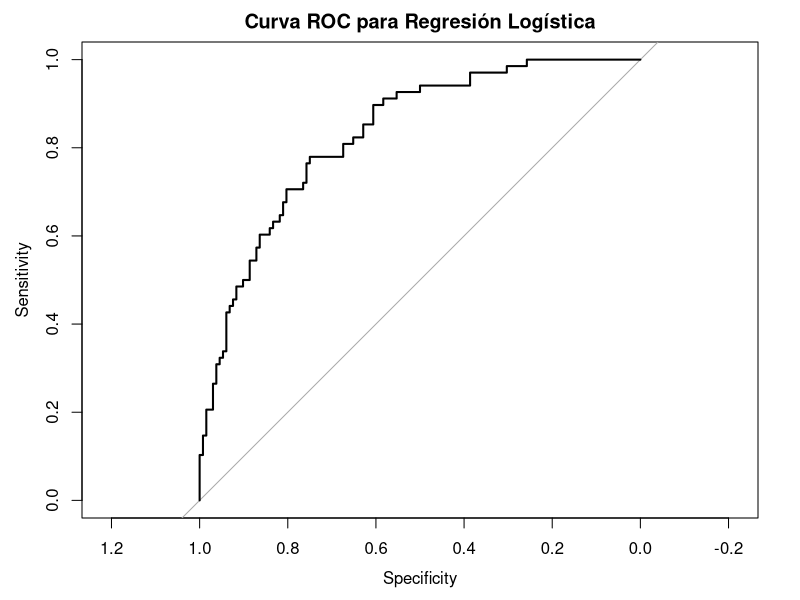
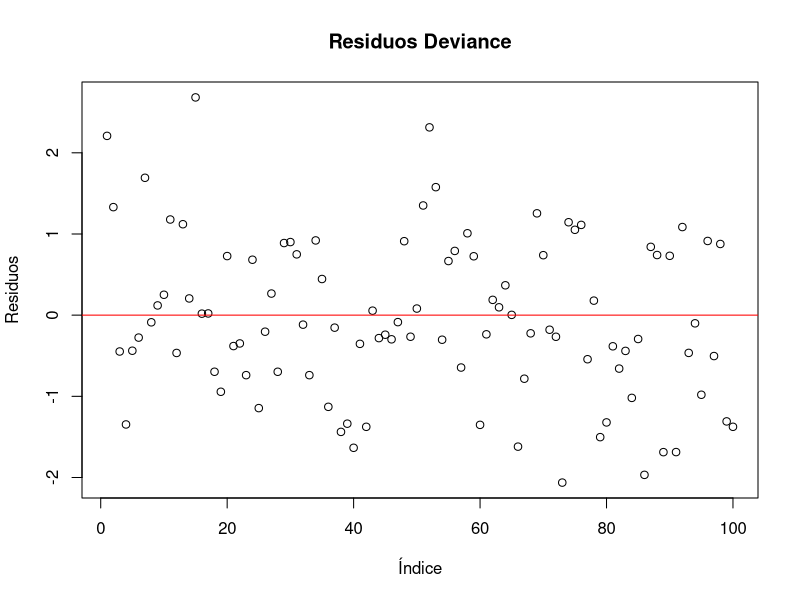
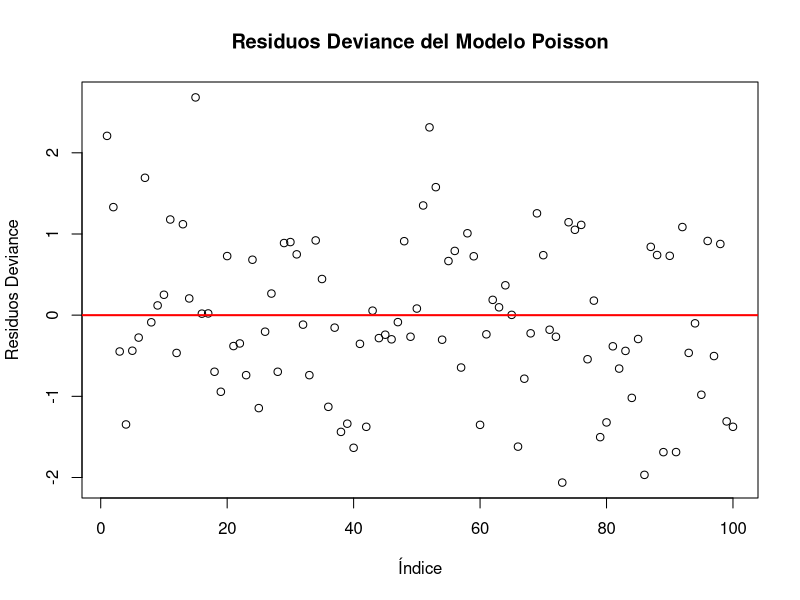
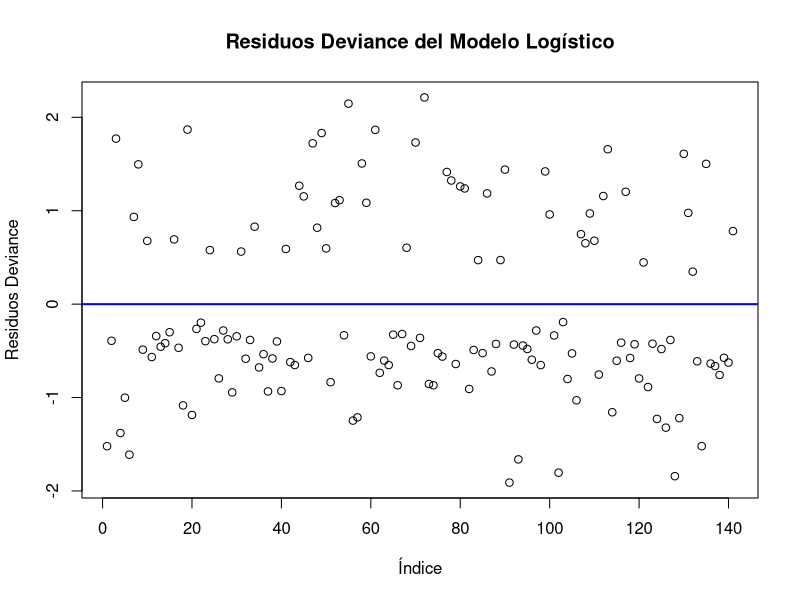
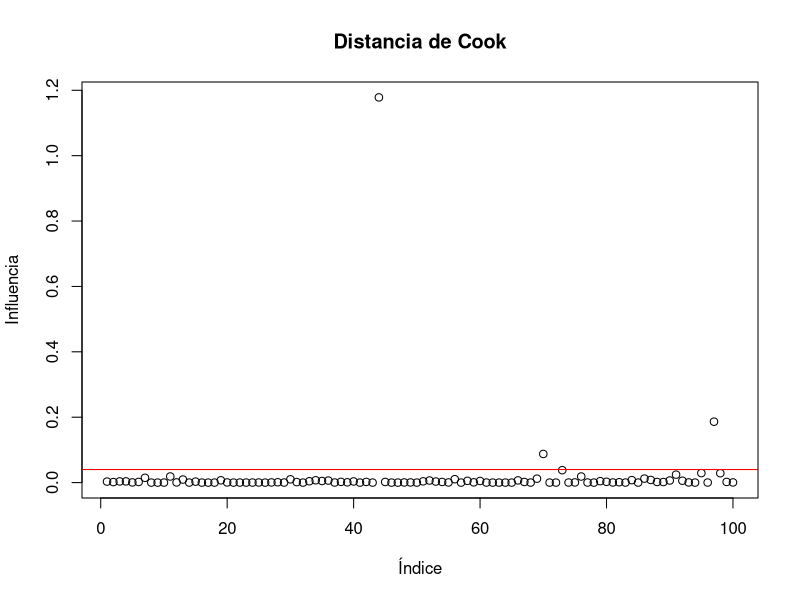

These figures' R source, in order:
## ---- chunk 1
# Cargar librería y datos
library(MASS)
data(Pima.tr)  # Datos sobre diabetes en mujeres de origen pima

# Ajustar un modelo de regresión logística
modelo_logistico <- glm(type ~ npreg + glu + bmi, data = Pima.tr, family = binomial)

# Resumen del modelo
summary(modelo_logistico)

# Predicciones de la probabilidad de tener diabetes
predicciones <- predict(modelo_logistico, type = "response")

# Ver primeras predicciones
head(predicciones)
## ---- chunk 2
# Cargar la librería y el conjunto de datos
library(MASS)
data(Pima.tr)

# Ajustar el modelo de regresión logística
modelo_logistico <- glm(type ~ npreg + glu + bmi, data = Pima.tr, family = binomial)

# Resumen del modelo
summary(modelo_logistico)

# Predicciones de probabilidad
predicciones_prob <- predict(modelo_logistico, type = "response")

# Clasificación con un umbral de 0.5
predicciones_clase <- ifelse(predicciones_prob > 0.5, "Yes", "No")

# Crear matriz de confusión
tabla_confusion <- table(Predicted = predicciones_clase, Actual = Pima.tr$type)
print(tabla_confusion)

# Calcular precisión
accuracy <- sum(diag(tabla_confusion)) / sum(tabla_confusion)
print(paste("Precisión:", round(accuracy, 3)))

# Cargar librería para curvas ROC
library(pROC)

# Curva ROC
roc_obj <- roc(Pima.tr$type, predicciones_prob)
plot(roc_obj, main = "Curva ROC para Regresión Logística")

# Calcular AUC
auc_valor <- auc(roc_obj)
print(paste("AUC:", round(auc_valor, 3)))
## ---- chunk 3
# Simulación de datos para el número de accidentes
set.seed(123)
n <- 100  # Número de observaciones

# Variables predictoras
trafico <- rnorm(n, mean = 1000, sd = 300)  # Volumen de tráfico en vehículos por día
visibilidad <- rnorm(n, mean = 5, sd = 2)   # Visibilidad en kilómetros

# Generar la tasa de accidentes (lambda) usando un modelo logarítmico
lambda <- exp(0.01 * trafico - 0.2 * visibilidad)

# Generar el número de accidentes como una variable de Poisson
accidentes <- rpois(n, lambda = lambda)

# Crear el data frame
datos_accidentes <- data.frame(accidentes, trafico, visibilidad)
head(datos_accidentes)

# Ajustar el modelo de regresión de Poisson
modelo_poisson <- glm(accidentes ~ trafico + visibilidad, data = datos_accidentes, family = poisson)

# Resumen del modelo
summary(modelo_poisson)
## ---- chunk 4
# Exponenciar los coeficientes para interpretar en términos de tasas
exp(coef(modelo_poisson))
## ---- chunk 5
# Calcular la relación entre el deviance y los grados de libertad
deviance <- modelo_poisson$deviance
grados_libertad <- modelo_poisson$df.residual
sobredispersion <- deviance / grados_libertad

print(paste("Índice de Sobredispersión:", round(sobredispersion, 2)))
## ---- chunk 6
# Gráfico de residuos deviance para evaluar el ajuste
plot(residuals(modelo_poisson, type = "deviance"), main = "Residuos Deviance", ylab = "Residuos", xlab = "Índice")
abline(h = 0, col = "red")
## ---- chunk 7
# Datos de ejemplo: número de roturas de hilo
data(warpbreaks)

# Ajustar un modelo de Poisson para el número de roturas en función de la tensión
modelo_poisson_real <- glm(breaks ~ wool + tension, data = warpbreaks, family = poisson)

# Resumen del modelo
summary(modelo_poisson_real)

# Interpretación de coeficientes
exp(coef(modelo_poisson_real))
## ---- chunk 8
# Instalar y cargar la librería MASS que contiene la función glm.nb
library(MASS)

# Ajuste de un modelo binomial negativo con los datos simulados de accidentes
modelo_binom_neg <- glm.nb(accidentes ~ trafico + visibilidad, data = datos_accidentes)

# Resumen del modelo
summary(modelo_binom_neg)

# Comparar la dispersión con el modelo de Poisson
cat("Dispersión en Poisson:", modelo_poisson$deviance / modelo_poisson$df.residual, "\n")
cat("Dispersión en Binomial Negativa:", modelo_binom_neg$theta, "\n")
## ---- chunk 9
# Simulación de costos médicos
set.seed(123)
n <- 100
ingresos <- rnorm(n, mean = 50000, sd = 10000)
edad <- rnorm(n, mean = 45, sd = 10)
costos <- rgamma(n, shape = 2, rate = 0.00005 * ingresos + 0.01 * edad)

# Ajuste del modelo Gamma
modelo_gamma <- glm(costos ~ ingresos + edad, family = Gamma(link = "log"))

# Resumen del modelo
summary(modelo_gamma)
## ---- chunk 10
# Instalar y cargar la librería correcta
library(statmod)

# Simulación de datos
set.seed(123)
n <- 100
carga_trabajo <- rnorm(n, mean = 50, sd = 10)

# Generar tiempos hasta el fallo usando la distribución inversa gaussiana
# Aseguramos que los valores de carga_trabajo sean positivos para evitar problemas numéricos
carga_trabajo[carga_trabajo <= 0] <- 1
tiempo_fallo <- rinvgauss(n, mean = 100 / carga_trabajo, dispersion = 1)

# Ajuste del modelo Inversa Gaussiana con enlace logarítmico
modelo_inversa_gauss <- glm(tiempo_fallo ~ carga_trabajo, family = inverse.gaussian(link = "1/mu^2"),start = c(0.01, 0.01))

# Resumen del modelo
summary(modelo_inversa_gauss)


## ---- chunk 11
# Comparación de modelos: Poisson vs Binomial Negativa

# Modelo de Poisson
modelo_poisson <- glm(accidentes ~ trafico + visibilidad, family = poisson, data = datos_accidentes)

# Modelo Binomial Negativa
library(MASS)
modelo_binom_neg <- glm.nb(accidentes ~ trafico + visibilidad, data = datos_accidentes)

# Calcular AIC y BIC
AIC(modelo_poisson, modelo_binom_neg)
BIC(modelo_poisson, modelo_binom_neg)
## ---- chunk 12
# Instalar y cargar la librería caret
library(caret)

# Definir la validación cruzada de 5-fold
control <- trainControl(method = "cv", number = 5)

# Ajustar un modelo de regresión logística con validación cruzada
modelo_cv <- train(type ~ npreg + glu + bmi, data = Pima.tr, method = "glm", family = "binomial", trControl = control)

# Resultados de la validación cruzada
print(modelo_cv)
## ---- chunk 13
# Dividir el conjunto de datos en entrenamiento y prueba
set.seed(123)
library(caret)
indices <- createDataPartition(Pima.tr$type, p = 0.7, list = FALSE)
entrenamiento <- Pima.tr[indices, ]
prueba <- Pima.tr[-indices, ]

# Ajustar el modelo en el conjunto de entrenamiento
modelo_entrenamiento <- glm(type ~ npreg + glu + bmi, data = entrenamiento, family = binomial)

# Realizar predicciones en el conjunto de prueba
predicciones <- predict(modelo_entrenamiento, newdata = prueba, type = "response")

# Evaluar precisión
predicciones_clase <- ifelse(predicciones > 0.5, "Yes", "No")
confusionMatrix(as.factor(predicciones_clase), as.factor(prueba$type))
## ---- chunk 14
# Gráfico de residuos deviance para un modelo de Poisson
plot(residuals(modelo_poisson, type = "deviance"), 
     main = "Residuos Deviance del Modelo Poisson", 
     ylab = "Residuos Deviance", xlab = "Índice")
abline(h = 0, col = "red", lwd = 2)

# Gráfico de residuos para la regresión logística
plot(residuals(modelo_entrenamiento, type = "deviance"), 
     main = "Residuos Deviance del Modelo Logístico", 
     ylab = "Residuos Deviance", xlab = "Índice")
abline(h = 0, col = "blue", lwd = 2)
## ---- chunk 15
# Distancia de Cook para identificar observaciones influyentes
cooksd <- cooks.distance(modelo_poisson)

# Gráfico de la distancia de Cook
plot(cooksd, main = "Distancia de Cook", ylab = "Influencia", xlab = "Índice")
abline(h = 4 / length(cooksd), col = "red")  # Línea de referencia
